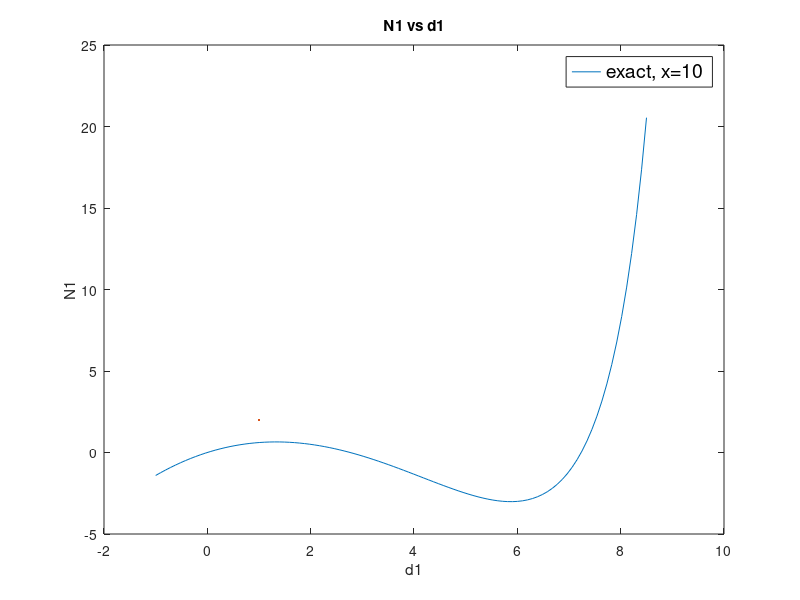
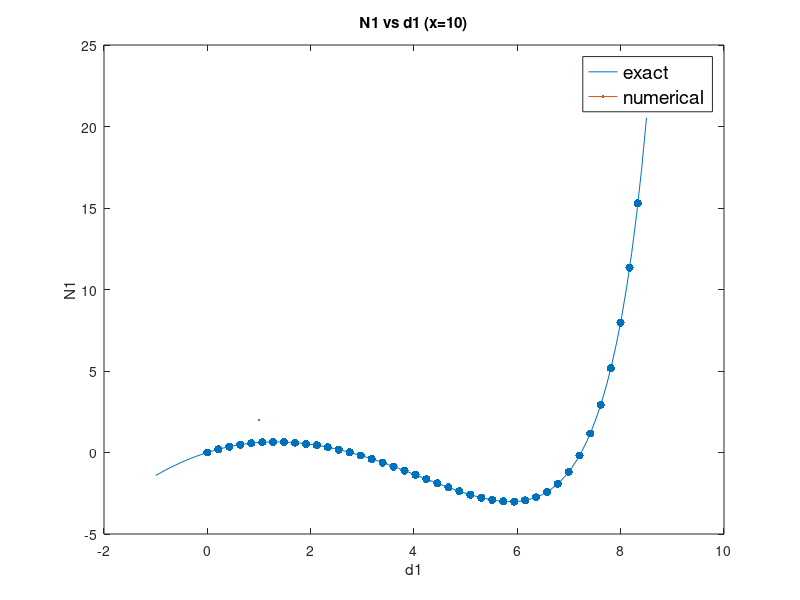
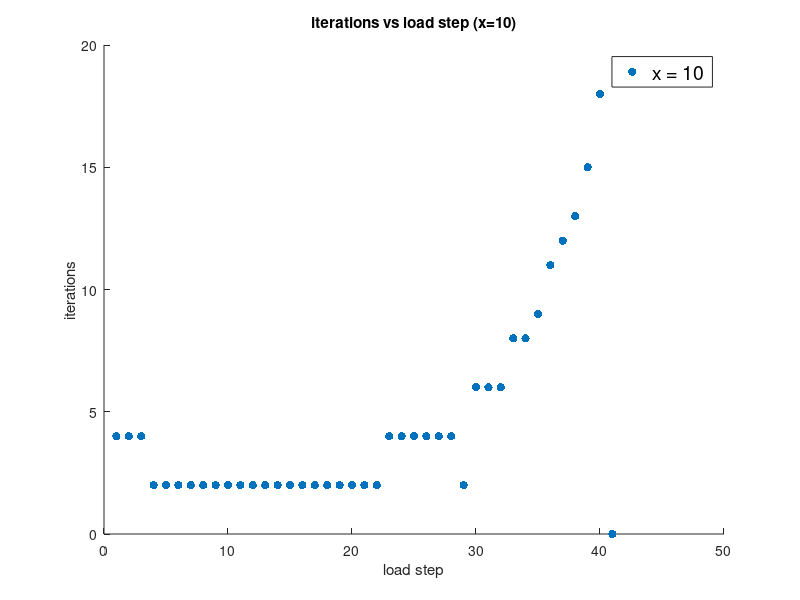

MATLAB code for these plots, in order:

% This is the Newton-Raphson-Arclength algorithm solver
clear all; clc;

%% x =10
% exact internal force
x = 10;
N1 = @(d1,d2) x * d1 ./ (10.0 - d1) - 0.5 * d2.*d2;
N2 = @(d1,d2) d2 - d1;

% Jacobian
J = zeros(2,2);
dN1_dd1 = @(d1,d2) 10*x / ((10.0-d1)*(10.0-d1));
dN1_dd2 = @(d1,d2) -d2;
dN2_dd1 = @(d1,d2) -1.0;
dN2_dd2 = @(d1,d2) 1.0;


% Arc length
point_num = 40;     % point numbers
delta_a = 0.3;      % arc-length increment

% arc-length function
% deltad: the total change over the step to current iterate

arclength_fun = @(deltad, deltalambda) deltad' *  deltad + deltalambda * deltalambda - delta_a * delta_a;


% external force with arc-length method
load_max = 20.0;
F1 = @() load_max;
F2 = @() 0.0;
F_ext =[F1(); F2()];

% Residual R with arc-length method
R = zeros(2,1);
R1 = @(d1,d2,lambda) lambda * F1() - N1(d1,d2);
R2 = @(d1,d2,lambda) lambda * F2() - N2(d1,d2);


% Newton-Raphson Algorithm with using arc-length method

% increment of N-R iteration
Deltad = zeros(2,1);
Deltalambda = 0;

% increment of the load step
deltad = zeros(2,1);
deltalambda = 0;

% initial point value
d = zeros(2,1);
lambda = 0.0;

% tolerance
tol = 1.0e-8;

%  solutions recording 
d_sol = zeros(2, point_num + 1);            % stored convergent d_n+1 at every load step
d_sol(:,1) = d;
lambda_sol = zeros(1, point_num + 1);      % stored convergent lambda_n+1 at every load step
lambda_sol(:, 1) = lambda;

deltad_set = zeros(2, point_num + 1);       % stored deltad_n^(0)) at every load step
deltad_set(:,1) = deltad;
deltalambda_set = zeros(1, point_num + 1);  % stored deltalambda_n^(0) at every load step
deltalambda_set(:, 1) = deltalambda;  
iter_set = zeros(1, point_num+1);     % stored convergent iterate number at every load step
detJ_set = zeros(1, point_num + 1);   % stored detK(d_n^(0)) at every load step


% Arc-length process
for n = 1:point_num

    % Initialization, Predictor
    d_n = d;
    lambda_n = lambda;

    % K(d_n+1^(0))
    J(1,1) = dN1_dd1(d(1),d(2));
    J(1,2) = dN1_dd2(d(1),d(2));
    J(2,1) = dN2_dd1(d(1),d(2));
    J(2,2) = dN2_dd2(d(1),d(2));
    K0 = J;
    detJ = det(J);   % det K(d_n+1^(0))
    detJ_set(:, n) = detJ;

    q_bar = K0 \ F_ext;          % q_bar = K(d_n+1^(0))^(-1) * F_ext    

    if n == 1
        % 手动设置
        Deltalambda = sqrt( delta_a * delta_a / (1 + q_bar' * q_bar));  % Deltalambda^(0)
    else
        % the sign of Deltalambda is based on the sign of detK at previous
        % load step 
        if sign(detJ) == -sign(detJ_set(:,n-1))
            Deltalambda = -sign(deltalambda_set(:, n-1)) ... 
                * sqrt( delta_a * delta_a / (1 + q_bar' * q_bar));   % Deltalambda^(0)
        else
            Deltalambda = sign(deltalambda_set(:, n-1)) ... 
                * sqrt( delta_a * delta_a / (1 + q_bar' * q_bar));    % Deltalambda^(0)
        end
    end

    Deltad = Deltalambda * q_bar;  % Deltad^(0) = Deltalambda^(0)* q_bar

    % Update points
    d = d + Deltad;   % d_n+1^(1) = d_n+1^(0) + Deltad^(0)
    lambda = lambda + Deltalambda;   % lambda_n+1^(1) = lambda_n+1^(0) + Deltalambda^(0)

    deltad = Deltad;              % deltad^(0)
    deltalambda = Deltalambda;    % deltalambda^(0)
    deltad_set(:, n) = deltad;
    deltalambda_set(:,n) = deltalambda; 

    iter_step = 1;   % iteration step
    % N-R iteration with constraint surface
    while true

        q_bar = K0 \ F_ext;     % q_bar = K(d_n+1^(0))^(-1) * F_ext 

        % R(d_n+1^(i), lambda_n+1^(i))
        R(1) = R1(d(1),d(2),lambda);
        R(2) = R2(d(1),d(2),lambda);

        Deltad_bar = K0 \ R;    % Deltad_bar = K(d_n+1^(0))^(-1) * R(d_n+1^(i), lambda_n+1^(i))

        deltad = d - d_n;                 % deltad^(i) = d_n+1^(i) - d_n
        deltalambda = lambda - lambda_n;  % deltalambda^(i) = lambda_n+1^(i) - lambda_n

        f_np1 = arclength_fun(deltad, deltalambda);  % f(d_n+1^(i), lambda_n+1^(0))

        % Deltalambda^(i)
        Deltalambda = ( - f_np1 - 2 * deltad' * Deltad_bar ) / ( 2 * deltad' * q_bar + 2 * deltalambda * deltalambda);

        % Deltad^(i) = Deltalambda^(i) * q_bar + Deltad_bar
        Deltad = Deltalambda * q_bar + Deltad_bar;

        % Update points
        d = d + Deltad;                 % d_n+1^(i+1) = d_n+1^(i) + Deltad^(i)
        lambda = lambda + Deltalambda;  % lambda_n+1^(i+1) = lambda_n+1^(i) + Deltalambda^(i)

        iter_step = iter_step + 1;
    
        if iter_step == 100
            break;
        end

        % R(d_n+1^(i+1), lambda_n+1^(i+1)) = R_n+1^(i+1)
        R(1) = R1(d(1),d(2),lambda);
        R(2) = R2(d(1),d(2),lambda);
        R_norm = sqrt(R(1) * R(1) + R(2) * R(2));
    
        if R_norm <= tol
            break;
        end
    end

    iter_set(:,n) = iter_step;

    % *: convergent
    d_sol(:,n) = d;                      % d_n+1*
    lambda_sol(:,n) = lambda;            % lambda_n+1*
end

% plot (a) x = 10
figure;
d_exact = linspace(-1,8.5,100);
N1_exact = N1(d_exact, d_exact);
plot(d_exact, N1_exact, LineWidth=2);
title("N1 vs d1");
xlabel("d1");
ylabel("N1");
legend("exact, x=10",'Location', 'Best', 'FontSize', 14, 'Box', 'on');

%plot (b) x = 10
figure;
d_exact = linspace(-1,8.5,100);
N1_exact = N1(d_exact, d_exact);
N1_sol = N1(d_sol(1,:), d_sol(1,:));
plot(d_exact, N1_exact, LineWidth=2);
hold on;
scatter(d_sol(1,:),N1_sol,"filled");
title("N1 vs d1 (x=10)");
xlabel("d1");
ylabel("N1");
legend("exact","numerical",'Location', 'Best', 'FontSize', 14, 'Box', 'on');

%plot (c)  x= 10
figure;
load_steps = linspace(1,point_num + 1, point_num + 1);
scatter(load_steps, iter_set, "filled");
title("iterations vs load step (x=10)");
% xlim([0,]);
% ylim([0,16]);
xlabel("load step");
ylabel("iterations");
legend("x = 10",'Location', 'Best', 'FontSize', 14, 'Box', 'on');


